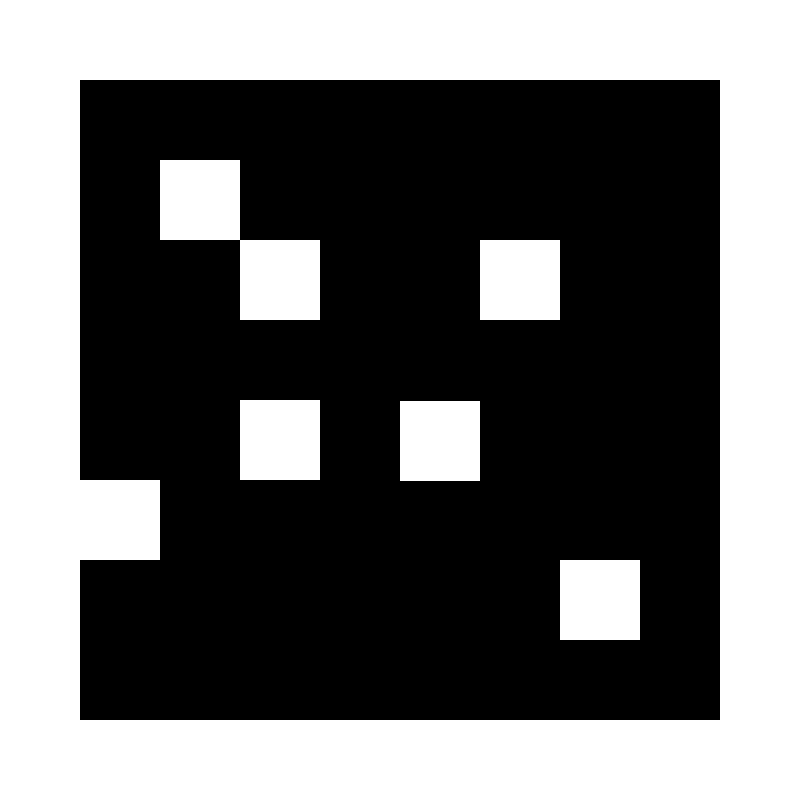
Frame 1 (no input)
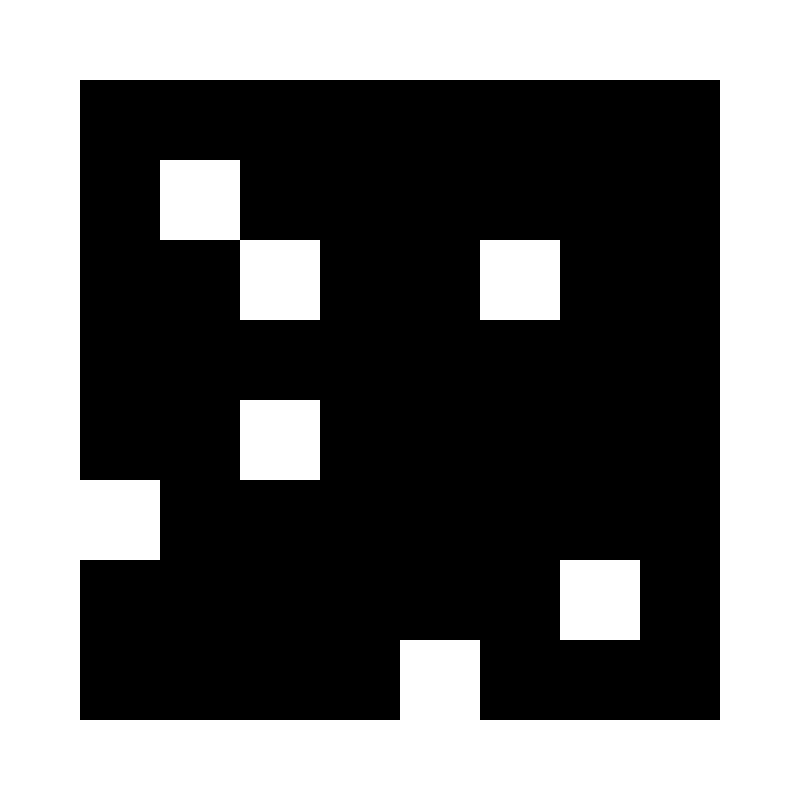
Frame 60 (no input)
Frame 120 (the mouse pressed at the canvas centre since frame 60): identical to frame 60, image omitted

The p5.js sketch that drew these frames (run headless with seeded random() and noise() and a simulated clock; from frame 60 on, the mouse is pressed at the canvas centre):

// p5.js sketch
// ── sketch.js
// Define your maps as an array of arrays
let maps = [
  [
    1, 1, 1, 1, 1, 1, 1, 1, 1, 1,
    1, 0, 0, 0, 0, 0, 0, 0, 0, 1,
    1, 0, 1, 0, 0, 0, 0, 0, 0, 1,
    1, 0, 0, 1, 0, 0, 1, 0, 0, 1,
    1, 0, 0, 0, 0, 0, 0, 0, 0, 1,
    1, 0, 0, 1, 0, 0, 0, 0, 0, 1,
    1, 1, 0, 0, 0, 0, 0, 0, 0, 1,
    1, 0, 0, 0, 0, 0, 0, 1, 0, 1,
    1, 0, 0, 0, 0, 0, 0, 0, 0, 1,
    1, 1, 1, 1, 1, 1, 1, 1, 1, 1
  ],
  [
    1, 1, 1, 1, 1, 1, 1, 1, 1, 1,
    1, 0, 0, 0, 0, 1, 0, 0, 0, 1,
    1, 0, 1, 0, 0, 0, 0, 0, 0, 1,
    1, 0, 0, 1, 0, 1, 1, 0, 0, 1,
    1, 0, 0, 0, 0, 0, 0, 0, 0, 1,
    1, 0, 0, 1, 0, 1, 0, 0, 0, 1,
    1, 1, 0, 0, 0, 0, 0, 0, 0, 1,
    1, 0, 0, 0, 0, 0, 0, 1, 0, 1,
    1, 0, 0, 0, 0, 0, 0, 0, 0, 1,
    1, 1, 1, 1, 1, 1, 1, 1, 1, 1
  ]
];

let blocks = [];
let currentMapIndex = 0;
let player;

function setup() {
  createCanvas(800, 800);
  background(0);
  stroke(255);
  spawnBlocks();
  // Spawn the player at a valid starting position
  player = new Block(createVector(width / 2, height / 2), width / sqrt(maps[currentMapIndex].length));
}

function draw() {
  background(0);

  // Move and display the player
  player.move();
  player.show();

  for (let block of blocks) {
    block.show();
  }
}

function keyPressed() {
  // Switch gravity based on arrow keys
  if (keyCode === UP_ARROW) {
    player.setGravity(0, -1);
  } else if (keyCode === DOWN_ARROW) {
    player.setGravity(0, 1);
  } else if (keyCode === LEFT_ARROW) {
    player.setGravity(-1, 0);
  } else if (keyCode === RIGHT_ARROW) {
    player.setGravity(1, 0);
  }
}

function spawnBlocks() {
  let blockSize = width / sqrt(maps[currentMapIndex].length);
  let positions = Array.from(maps[currentMapIndex], (point, index) => ({
    point,
    pos: createVector((index % sqrt(maps[currentMapIndex].length)) * blockSize, (Math.floor(index / sqrt(maps[currentMapIndex].length))) * blockSize)
  }));

  for (let { point, pos } of positions) {
    if (point === 1) {
      blocks.push(new Block(pos, blockSize));
    }
  }
}

class Block {
  constructor(pos, size) {
    this.pos = pos;
    this.size = size;
    this.gravity = createVector(0, 1); // Initial gravity
    this.velocity = createVector(0, 0);
  }

  // Set the gravity direction
  setGravity(x, y) {
    this.gravity.set(x, y);
  }

  // Move the block based on gravity
  move() {
    this.velocity.add(this.gravity);
    this.pos.add(this.velocity);

    // Check for collisions with other blocks
    for (let block of blocks) {
      if (block !== this && this.collidesWith(block)) {
        // Reset position and velocity on collision
        this.pos.set(this.pos.x - this.velocity.x, this.pos.y - this.velocity.y);
        this.velocity.set(0, 0);
      }
    }

    // Check for collision with walls
    if (this.pos.x < 0) {
      this.pos.x = 0;
      this.velocity.x = 0;
    }
    if (this.pos.x + this.size > width) {
      this.pos.x = width - this.size;
      this.velocity.x = 0;
    }
    if (this.pos.y < 0) {
      this.pos.y = 0;
      this.velocity.y = 0;
    }
    if (this.pos.y + this.size > height) {
      this.pos.y = height - this.size;
      this.velocity.y = 0;
    }
  }

  // Check for collision with another block
  collidesWith(otherBlock) {
    return (
      this.pos.x < otherBlock.pos.x + otherBlock.size &&
      this.pos.x + this.size > otherBlock.pos.x &&
      this.pos.y < otherBlock.pos.y + otherBlock.size &&
      this.pos.y + this.size > otherBlock.pos.y
    );
  }

  show() {
    noStroke();
    fill(255);
    rect(this.pos.x, this.pos.y, this.size, this.size);
  }
}
